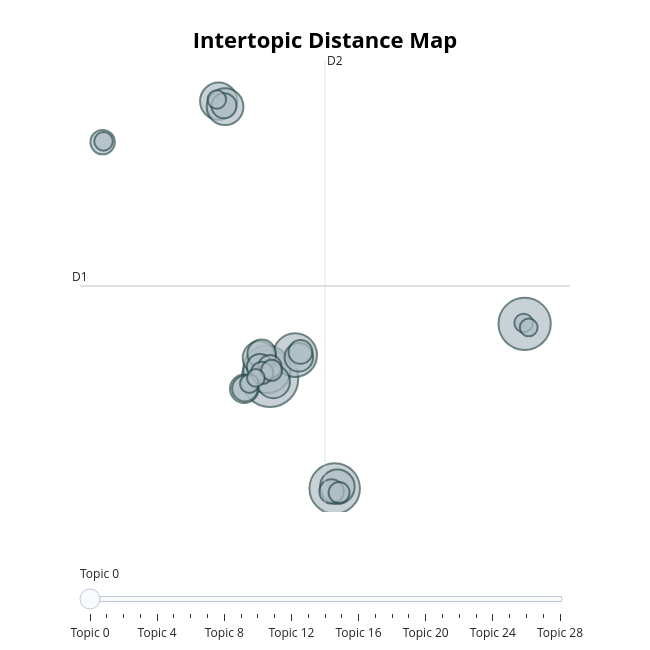

Notebook code cell kept with this figure:
### Markdown cell above
### Topic visualization

### Code cell
model.visualize_topics().show()

### Figure 1 — Plotly figure (JSON) as saved in the notebook; plotly's stock layout.template omitted (floating-point values rounded to 4 significant figures)
{"data": [{"customdata": [[0, "pfizer vaccine | covid-19 vaccine | vaccine availability | vaccine approve | vaccine remain", 102], [1, "treatment hiv | hiv treatment | hiv patient | hiv individual | hiv infection", 87], [2, "virus spread | influenza virus | human flu | swine flu | virus genetic", 81], [3, "social distancing | breakthrough infection | covid-19 | coronavirus variant | public health", 72], [4, "outbreak public | mosquito borne | virus spread | transmit aedes | virus likely", 61], [5, "bacteria resistance | antibiotic widespread | antibiotic resistant | antibiotic resistance | resistant bacteria", 44], [6, "bacteria contribute | infection bacteria | infection biofilm | bacteria evolve | bacteria survive", 43], [7, "outbreak middle | sars previously | evolutionary history | virus origin | outbreak", 38], [8, "infection condition | chronic health | covid remain | covid symptom | symptom fatigue", 35], [9, "ebola vaccine | vaccine develop | vaccine trigger | virus vaccine | sars vaccine", 35], [10, "zika infection | zika virus | congenital zika | increase microcephaly | microcephaly birth", 26], [11, "influence immune | severe illness | disease severity | understand immune | genetic immune", 26], [12, "inspire future | prominent role | foster international | equitable access | importance highlight", 26], [13, "treatment coronavirus | recovery covid-19 | covid-19 early | covid-19 preliminary | antiviral drug", 22], [14, "cellular process | imaging potentially | prize physiology | imaging technique | importance sustain", 21], [15, "antibiotic effective | resistant bacteria | disrupt bacterial | resistant antibiotic | bacteria susceptible", 20], [16, "ebola epidemic | outbreak virus | ebola outbreak | outbreak genetic | ebola virus", 19], [17, "genetic circuit | synthetic biology | microbe convert | create organism | liver cell", 19], [18, "mosquito borne | mosquito genetic | mosquito engineer | mosquito control | mosquito population", 18], [19, "illness initiative | wastewater surveillance | disease outbreak | intervention develop | tracking disease", 17], [20, "wuhan spread | outbreak sars | coronavirus china | outbreak new | novel coronavirus", 16], [21, "ongoing outbreak | outbreak dominate | outbreak globally | outbreak especially | outbreak ongoing", 14], [22, "originate chimpanzee | genetic diversity | importance virus | reduction genetic | virus originate", 14], [23, "potentially aid | poliovirus innovative | poliovirus offer | poliovirus alter | impaired virus", 11], [24, "reality pandemic | outbreak epidemic | disease dynamic | antonine plague | injustice disease", 11], [25, "circumcision hiv | circumcision provide | male circumcision | prevalence 12 | uncircumcised man", 11], [26, "foodborne illness | foodborne pathogen | human salmonella | salmonella bacteria | mortality parasite", 11], [27, "hiv vaccine | hiv overstimulate | aids vaccine | vaccine promise | improve immune", 10], [28, "misinformation coronavirus | misinformation prevalent | misinformation public | increasingly reliant | prevalent globally", 10]], "hovertemplate": "<b>Topic %{customdata[0]}</b><br>%{customdata[1]}<br>Size: %{customdata[2]}", "legendgroup": "", "marker": {"color": "#B0BEC5", "line": {"color": "DarkSlateGrey", "width": 2}, "size": [102, 87, 81, 72, 61, 44, 43, 38, 35, 35, 26, 26, 26, 22, 21, 20, 19, 19, 18, 17, 16, 14, 14, 11, 11, 11, 11, 10, 10], "sizemode": "area", "sizeref": 0.06375, "symbol": "circle"}, "mode": "markers", "name": "", "orientation": "v", "showlegend": false, "type": "scatter", "x": [0.9814, 16.13, 4.832, 0.8031, 2.477, -2.072, -1.691, 4.992, 0.3457, 1.184, 2.698, 0.4864, -0.5477, 0.3855, -0.5062, -1.755, 4.645, -8.975, 2.796, 0.9818, 0.5094, 1.082, 5.094, -8.921, -0.2435, 16.07, -2.179, 16.38, 0.1428], "xaxis": "x", "y": [-1.055, 2.64, -8.442, -0.4216, 0.5367, 17.64, 17.26, -8.323, 0.3531, -1.252, 0.3909, 0.6253, -1.731, -0.2717, -1.715, 17.32, -8.637, 14.87, 0.7495, -0.2338, -0.6574, -0.4897, -8.717, 14.93, -1.384, 2.699, 17.74, 2.398, -0.9953], "yaxis": "y"}], "layout": {"annotations": [{"showarrow": false, "text": "D1", "x": -10.32, "y": 5.188, "yshift": 10}, {"showarrow": false, "text": "D2", "x": 4.256, "xshift": 10, "y": 20.4}], "height": 650, "hoverlabel": {"bgcolor": "white", "font": {"family": "Rockwell", "size": 16}}, "legend": {"itemsizing": "constant", "tracegroupgap": 0}, "margin": {"t": 60}, "shapes": [{"line": {"color": "#CFD8DC", "width": 2}, "type": "line", "x0": 4.256, "x1": 4.256, "y0": -10.03, "y1": 20.4}, {"line": {"color": "#9E9E9E", "width": 2}, "type": "line", "x0": -10.32, "x1": 18.83, "y0": 5.188, "y1": 5.188}], "sliders": [{"active": 0, "pad": {"t": 50}, "steps": [{"args": [{"marker.color": [["red", "#B0BEC5", "#B0BEC5", "#B0BEC5", "#B0BEC5", "#B0BEC5", "#B0BEC5", "#B0BEC5", "#B0BEC5", "#B0BEC5", "#B0BEC5", "#B0BEC5", "#B0BEC5", "#B0BEC5", "#B0BEC5", "#B0BEC5", "#B0BEC5", "#B0BEC5", "#B0BEC5", "#B0BEC5", "#B0BEC5", "#B0BEC5", "#B0BEC5", "#B0BEC5", "#B0BEC5", "#B0BEC5", "#B0BEC5", "#B0BEC5", "#B0BEC5"]]}], "label": "Topic 0", "method": "update"}, {"args": [{"marker.color": [["#B0BEC5", "red", "#B0BEC5", "#B0BEC5", "#B0BEC5", "#B0BEC5", "#B0BEC5", "#B0BEC5", "#B0BEC5", "#B0BEC5", "#B0BEC5", "#B0BEC5", "#B0BEC5", "#B0BEC5", "#B0BEC5", "#B0BEC5", "#B0BEC5", "#B0BEC5", "#B0BEC5", "#B0BEC5", "#B0BEC5", "#B0BEC5", "#B0BEC5", "#B0BEC5", "#B0BEC5", "#B0BEC5", "#B0BEC5", "#B0BEC5", "#B0BEC5"]]}], "label": "Topic 1", "method": "update"}, {"args": [{"marker.color": [["#B0BEC5", "#B0BEC5", "red", "#B0BEC5", "#B0BEC5", "#B0BEC5", "#B0BEC5", "#B0BEC5", "#B0BEC5", "#B0BEC5", "#B0BEC5", "#B0BEC5", "#B0BEC5", "#B0BEC5", "#B0BEC5", "#B0BEC5", "#B0BEC5", "#B0BEC5", "#B0BEC5", "#B0BEC5", "#B0BEC5", "#B0BEC5", "#B0BEC5", "#B0BEC5", "#B0BEC5", "#B0BEC5", "#B0BEC5", "#B0BEC5", "#B0BEC5"]]}], "label": "Topic 2", "method": "update"}, {"args": [{"marker.color": [["#B0BEC5", "#B0BEC5", "#B0BEC5", "red", "#B0BEC5", "#B0BEC5", "#B0BEC5", "#B0BEC5", "#B0BEC5", "#B0BEC5", "#B0BEC5", "#B0BEC5", "#B0BEC5", "#B0BEC5", "#B0BEC5", "#B0BEC5", "#B0BEC5", "#B0BEC5", "#B0BEC5", "#B0BEC5", "#B0BEC5", "#B0BEC5", "#B0BEC5", "#B0BEC5", "#B0BEC5", "#B0BEC5", "#B0BEC5", "#B0BEC5", "#B0BEC5"]]}], "label": "Topic 3", "method": "update"}, {"args": [{"marker.color": [["#B0BEC5", "#B0BEC5", "#B0BEC5", "#B0BEC5", "red", "#B0BEC5", "#B0BEC5", "#B0BEC5", "#B0BEC5", "#B0BEC5", "#B0BEC5", "#B0BEC5", "#B0BEC5", "#B0BEC5", "#B0BEC5", "#B0BEC5", "#B0BEC5", "#B0BEC5", "#B0BEC5", "#B0BEC5", "#B0BEC5", "#B0BEC5", "#B0BEC5", "#B0BEC5", "#B0BEC5", "#B0BEC5", "#B0BEC5", "#B0BEC5", "#B0BEC5"]]}], "label": "Topic 4", "method": "update"}, {"args": [{"marker.color": [["#B0BEC5", "#B0BEC5", "#B0BEC5", "#B0BEC5", "#B0BEC5", "red", "#B0BEC5", "#B0BEC5", "#B0BEC5", "#B0BEC5", "#B0BEC5", "#B0BEC5", "#B0BEC5", "#B0BEC5", "#B0BEC5", "#B0BEC5", "#B0BEC5", "#B0BEC5", "#B0BEC5", "#B0BEC5", "#B0BEC5", "#B0BEC5", "#B0BEC5", "#B0BEC5", "#B0BEC5", "#B0BEC5", "#B0BEC5", "#B0BEC5", "#B0BEC5"]]}], "label": "Topic 5", "method": "update"}, {"args": [{"marker.color": [["#B0BEC5", "#B0BEC5", "#B0BEC5", "#B0BEC5", "#B0BEC5", "#B0BEC5", "red", "#B0BEC5", "#B0BEC5", "#B0BEC5", "#B0BEC5", "#B0BEC5", "#B0BEC5", "#B0BEC5", "#B0BEC5", "#B0BEC5", "#B0BEC5", "#B0BEC5", "#B0BEC5", "#B0BEC5", "#B0BEC5", "#B0BEC5", "#B0BEC5", "#B0BEC5", "#B0BEC5", "#B0BEC5", "#B0BEC5", "#B0BEC5", "#B0BEC5"]]}], "label": "Topic 6", "method": "update"}, {"args": [{"marker.color": [["#B0BEC5", "#B0BEC5", "#B0BEC5", "#B0BEC5", "#B0BEC5", "#B0BEC5", "#B0BEC5", "red", "#B0BEC5", "#B0BEC5", "#B0BEC5", "#B0BEC5", "#B0BEC5", "#B0BEC5", "#B0BEC5", "#B0BEC5", "#B0BEC5", "#B0BEC5", "#B0BEC5", "#B0BEC5", "#B0BEC5", "#B0BEC5", "#B0BEC5", "#B0BEC5", "#B0BEC5", "#B0BEC5", "#B0BEC5", "#B0BEC5", "#B0BEC5"]]}], "label": "Topic 7", "method": "update"}, {"args": [{"marker.color": [["#B0BEC5", "#B0BEC5", "#B0BEC5", "#B0BEC5", "#B0BEC5", "#B0BEC5", "#B0BEC5", "#B0BEC5", "red", "#B0BEC5", "#B0BEC5", "#B0BEC5", "#B0BEC5", "#B0BEC5", "#B0BEC5", "#B0BEC5", "#B0BEC5", "#B0BEC5", "#B0BEC5", "#B0BEC5", "#B0BEC5", "#B0BEC5", "#B0BEC5", "#B0BEC5", "#B0BEC5", "#B0BEC5", "#B0BEC5", "#B0BEC5", "#B0BEC5"]]}], "label": "Topic 8", "method": "update"}, {"args": [{"marker.color": [["#B0BEC5", "#B0BEC5", "#B0BEC5", "#B0BEC5", "#B0BEC5", "#B0BEC5", "#B0BEC5", "#B0BEC5", "#B0BEC5", "red", "#B0BEC5", "#B0BEC5", "#B0BEC5", "#B0BEC5", "#B0BEC5", "#B0BEC5", "#B0BEC5", "#B0BEC5", "#B0BEC5", "#B0BEC5", "#B0BEC5", "#B0BEC5", "#B0BEC5", "#B0BEC5", "#B0BEC5", "#B0BEC5", "#B0BEC5", "#B0BEC5", "#B0BEC5"]]}], "label": "Topic 9", "method": "update"}, {"args": [{"marker.color": [["#B0BEC5", "#B0BEC5", "#B0BEC5", "#B0BEC5", "#B0BEC5", "#B0BEC5", "#B0BEC5", "#B0BEC5", "#B0BEC5", "#B0BEC5", "red", "#B0BEC5", "#B0BEC5", "#B0BEC5", "#B0BEC5", "#B0BEC5", "#B0BEC5", "#B0BEC5", "#B0BEC5", "#B0BEC5", "#B0BEC5", "#B0BEC5", "#B0BEC5", "#B0BEC5", "#B0BEC5", "#B0BEC5", "#B0BEC5", "#B0BEC5", "#B0BEC5"]]}], "label": "Topic 10", "method": "update"}, {"args": [{"marker.color": [["#B0BEC5", "#B0BEC5", "#B0BEC5", "#B0BEC5", "#B0BEC5", "#B0BEC5", "#B0BEC5", "#B0BEC5", "#B0BEC5", "#B0BEC5", "#B0BEC5", "red", "#B0BEC5", "#B0BEC5", "#B0BEC5", "#B0BEC5", "#B0BEC5", "#B0BEC5", "#B0BEC5", "#B0BEC5", "#B0BEC5", "#B0BEC5", "#B0BEC5", "#B0BEC5", "#B0BEC5", "#B0BEC5", "#B0BEC5", "#B0BEC5", "#B0BEC5"]]}], "label": "Topic 11", "method": "update"}, {"args": [{"marker.color": [["#B0BEC5", "#B0BEC5", "#B0BEC5", "#B0BEC5", "#B0BEC5", "#B0BEC5", "#B0BEC5", "#B0BEC5", "#B0BEC5", "#B0BEC5", "#B0BEC5", "#B0BEC5", "red", "#B0BEC5", "#B0BEC5", "#B0BEC5", "#B0BEC5", "#B0BEC5", "#B0BEC5", "#B0BEC5", "#B0BEC5", "#B0BEC5", "#B0BEC5", "#B0BEC5", "#B0BEC5", "#B0BEC5", "#B0BEC5", "#B0BEC5", "#B0BEC5"]]}], "label": "Topic 12", "method": "update"}, {"args": [{"marker.color": [["#B0BEC5", "#B0BEC5", "#B0BEC5", "#B0BEC5", "#B0BEC5", "#B0BEC5", "#B0BEC5", "#B0BEC5", "#B0BEC5", "#B0BEC5", "#B0BEC5", "#B0BEC5", "#B0BEC5", "red", "#B0BEC5", "#B0BEC5", "#B0BEC5", "#B0BEC5", "#B0BEC5", "#B0BEC5", "#B0BEC5", "#B0BEC5", "#B0BEC5", "#B0BEC5", "#B0BEC5", "#B0BEC5", "#B0BEC5", "#B0BEC5", "#B0BEC5"]]}], "label": "Topic 13", "method": "update"}, {"args": [{"marker.color": [["#B0BEC5", "#B0BEC5", "#B0BEC5", "#B0BEC5", "#B0BEC5", "#B0BEC5", "#B0BEC5", "#B0BEC5", "#B0BEC5", "#B0BEC5", "#B0BEC5", "#B0BEC5", "#B0BEC5", "#B0BEC5", "red", "#B0BEC5", "#B0BEC5", "#B0BEC5", "#B0BEC5", "#B0BEC5", "#B0BEC5", "#B0BEC5", "#B0BEC5", "#B0BEC5", "#B0BEC5", "#B0BEC5", "#B0BEC5", "#B0BEC5", "#B0BEC5"]]}], "label": "Topic 14", "method": "update"}, {"args": [{"marker.color": [["#B0BEC5", "#B0BEC5", "#B0BEC5", "#B0BEC5", "#B0BEC5", "#B0BEC5", "#B0BEC5", "#B0BEC5", "#B0BEC5", "#B0BEC5", "#B0BEC5", "#B0BEC5", "#B0BEC5", "#B0BEC5", "#B0BEC5", "red", "#B0BEC5", "#B0BEC5", "#B0BEC5", "#B0BEC5", "#B0BEC5", "#B0BEC5", "#B0BEC5", "#B0BEC5", "#B0BEC5", "#B0BEC5", "#B0BEC5", "#B0BEC5", "#B0BEC5"]]}], "label": "Topic 15", "method": "update"}, {"args": [{"marker.color": [["#B0BEC5", "#B0BEC5", "#B0BEC5", "#B0BEC5", "#B0BEC5", "#B0BEC5", "#B0BEC5", "#B0BEC5", "#B0BEC5", "#B0BEC5", "#B0BEC5", "#B0BEC5", "#B0BEC5", "#B0BEC5", "#B0BEC5", "#B0BEC5", "red", "#B0BEC5", "#B0BEC5", "#B0BEC5", "#B0BEC5", "#B0BEC5", "#B0BEC5", "#B0BEC5", "#B0BEC5", "#B0BEC5", "#B0BEC5", "#B0BEC5", "#B0BEC5"]]}], "label": "Topic 16", "method": "update"}, {"args": [{"marker.color": [["#B0BEC5", "#B0BEC5", "#B0BEC5", "#B0BEC5", "#B0BEC5", "#B0BEC5", "#B0BEC5", "#B0BEC5", "#B0BEC5", "#B0BEC5", "#B0BEC5", "#B0BEC5", "#B0BEC5", "#B0BEC5", "#B0BEC5", "#B0BEC5", "#B0BEC5", "red", "#B0BEC5", "#B0BEC5", "#B0BEC5", "#B0BEC5", "#B0BEC5", "#B0BEC5", "#B0BEC5", "#B0BEC5", "#B0BEC5", "#B0BEC5", "#B0BEC5"]]}], "label": "Topic 17", "method": "update"}, {"args": [{"marker.color": [["#B0BEC5", "#B0BEC5", "#B0BEC5", "#B0BEC5", "#B0BEC5", "#B0BEC5", "#B0BEC5", "#B0BEC5", "#B0BEC5", "#B0BEC5", "#B0BEC5", "#B0BEC5", "#B0BEC5", "#B0BEC5", "#B0BEC5", "#B0BEC5", "#B0BEC5", "#B0BEC5", "red", "#B0BEC5", "#B0BEC5", "#B0BEC5", "#B0BEC5", "#B0BEC5", "#B0BEC5", "#B0BEC5", "#B0BEC5", "#B0BEC5", "#B0BEC5"]]}], "label": "Topic 18", "method": "update"}, {"args": [{"marker.color": [["#B0BEC5", "#B0BEC5", "#B0BEC5", "#B0BEC5", "#B0BEC5", "#B0BEC5", "#B0BEC5", "#B0BEC5", "#B0BEC5", "#B0BEC5", "#B0BEC5", "#B0BEC5", "#B0BEC5", "#B0BEC5", "#B0BEC5", "#B0BEC5", "#B0BEC5", "#B0BEC5", "#B0BEC5", "red", "#B0BEC5", "#B0BEC5", "#B0BEC5", "#B0BEC5", "#B0BEC5", "#B0BEC5", "#B0BEC5", "#B0BEC5", "#B0BEC5"]]}], "label": "Topic 19", "method": "update"}, {"args": [{"marker.color": [["#B0BEC5", "#B0BEC5", "#B0BEC5", "#B0BEC5", "#B0BEC5", "#B0BEC5", "#B0BEC5", "#B0BEC5", "#B0BEC5", "#B0BEC5", "#B0BEC5", "#B0BEC5", "#B0BEC5", "#B0BEC5", "#B0BEC5", "#B0BEC5", "#B0BEC5", "#B0BEC5", "#B0BEC5", "#B0BEC5", "red", "#B0BEC5", "#B0BEC5", "#B0BEC5", "#B0BEC5", "#B0BEC5", "#B0BEC5", "#B0BEC5", "#B0BEC5"]]}], "label": "Topic 20", "method": "update"}, {"args": [{"marker.color": [["#B0BEC5", "#B0BEC5", "#B0BEC5", "#B0BEC5", "#B0BEC5", "#B0BEC5", "#B0BEC5", "#B0BEC5", "#B0BEC5", "#B0BEC5", "#B0BEC5", "#B0BEC5", "#B0BEC5", "#B0BEC5", "#B0BEC5", "#B0BEC5", "#B0BEC5", "#B0BEC5", "#B0BEC5", "#B0BEC5", "#B0BEC5", "red", "#B0BEC5", "#B0BEC5", "#B0BEC5", "#B0BEC5", "#B0BEC5", "#B0BEC5", "#B0BEC5"]]}], "label": "Topic 21", "method": "update"}, {"args": [{"marker.color": [["#B0BEC5", "#B0BEC5", "#B0BEC5", "#B0BEC5", "#B0BEC5", "#B0BEC5", "#B0BEC5", "#B0BEC5", "#B0BEC5", "#B0BEC5", "#B0BEC5", "#B0BEC5", "#B0BEC5", "#B0BEC5", "#B0BEC5", "#B0BEC5", "#B0BEC5", "#B0BEC5", "#B0BEC5", "#B0BEC5", "#B0BEC5", "#B0BEC5", "red", "#B0BEC5", "#B0BEC5", "#B0BEC5", "#B0BEC5", "#B0BEC5", "#B0BEC5"]]}], "label": "Topic 22", "method": "update"}, {"args": [{"marker.color": [["#B0BEC5", "#B0BEC5", "#B0BEC5", "#B0BEC5", "#B0BEC5", "#B0BEC5", "#B0BEC5", "#B0BEC5", "#B0BEC5", "#B0BEC5", "#B0BEC5", "#B0BEC5", "#B0BEC5", "#B0BEC5", "#B0BEC5", "#B0BEC5", "#B0BEC5", "#B0BEC5", "#B0BEC5", "#B0BEC5", "#B0BEC5", "#B0BEC5", "#B0BEC5", "red", "#B0BEC5", "#B0BEC5", "#B0BEC5", "#B0BEC5", "#B0BEC5"]]}], "label": "Topic 23", "method": "update"}, {"args": [{"marker.color": [["#B0BEC5", "#B0BEC5", "#B0BEC5", "#B0BEC5", "#B0BEC5", "#B0BEC5", "#B0BEC5", "#B0BEC5", "#B0BEC5", "#B0BEC5", "#B0BEC5", "#B0BEC5", "#B0BEC5", "#B0BEC5", "#B0BEC5", "#B0BEC5", "#B0BEC5", "#B0BEC5", "#B0BEC5", "#B0BEC5", "#B0BEC5", "#B0BEC5", "#B0BEC5", "#B0BEC5", "red", "#B0BEC5", "#B0BEC5", "#B0BEC5", "#B0BEC5"]]}], "label": "Topic 24", "method": "update"}, {"args": [{"marker.color": [["#B0BEC5", "#B0BEC5", "#B0BEC5", "#B0BEC5", "#B0BEC5", "#B0BEC5", "#B0BEC5", "#B0BEC5", "#B0BEC5", "#B0BEC5", "#B0BEC5", "#B0BEC5", "#B0BEC5", "#B0BEC5", "#B0BEC5", "#B0BEC5", "#B0BEC5", "#B0BEC5", "#B0BEC5", "#B0BEC5", "#B0BEC5", "#B0BEC5", "#B0BEC5", "#B0BEC5", "#B0BEC5", "red", "#B0BEC5", "#B0BEC5", "#B0BEC5"]]}], "label": "Topic 25", "method": "update"}, {"args": [{"marker.color": [["#B0BEC5", "#B0BEC5", "#B0BEC5", "#B0BEC5", "#B0BEC5", "#B0BEC5", "#B0BEC5", "#B0BEC5", "#B0BEC5", "#B0BEC5", "#B0BEC5", "#B0BEC5", "#B0BEC5", "#B0BEC5", "#B0BEC5", "#B0BEC5", "#B0BEC5", "#B0BEC5", "#B0BEC5", "#B0BEC5", "#B0BEC5", "#B0BEC5", "#B0BEC5", "#B0BEC5", "#B0BEC5", "#B0BEC5", "red", "#B0BEC5", "#B0BEC5"]]}], "label": "Topic 26", "method": "update"}, {"args": [{"marker.color": [["#B0BEC5", "#B0BEC5", "#B0BEC5", "#B0BEC5", "#B0BEC5", "#B0BEC5", "#B0BEC5", "#B0BEC5", "#B0BEC5", "#B0BEC5", "#B0BEC5", "#B0BEC5", "#B0BEC5", "#B0BEC5", "#B0BEC5", "#B0BEC5", "#B0BEC5", "#B0BEC5", "#B0BEC5", "#B0BEC5", "#B0BEC5", "#B0BEC5", "#B0BEC5", "#B0BEC5", "#B0BEC5", "#B0BEC5", "#B0BEC5", "red", "#B0BEC5"]]}], "label": "Topic 27", "method": "update"}, {"args": [{"marker.color": [["#B0BEC5", "#B0BEC5", "#B0BEC5", "#B0BEC5", "#B0BEC5", "#B0BEC5", "#B0BEC5", "#B0BEC5", "#B0BEC5", "#B0BEC5", "#B0BEC5", "#B0BEC5", "#B0BEC5", "#B0BEC5", "#B0BEC5", "#B0BEC5", "#B0BEC5", "#B0BEC5", "#B0BEC5", "#B0BEC5", "#B0BEC5", "#B0BEC5", "#B0BEC5", "#B0BEC5", "#B0BEC5", "#B0BEC5", "#B0BEC5", "#B0BEC5", "red"]]}], "label": "Topic 28", "method": "update"}]}], "title": {"font": {"color": "Black", "size": 22}, "text": "<b>Intertopic Distance Map</b>", "x": 0.5, "xanchor": "center", "y": 0.95, "yanchor": "top"}, "width": 650, "xaxis": {"anchor": "y", "domain": [0, 1], "range": [-10.32, 18.83], "title": {"text": ""}, "visible": false}, "yaxis": {"anchor": "x", "domain": [0, 1], "range": [-10.03, 20.4], "title": {"text": ""}, "visible": false}}}
